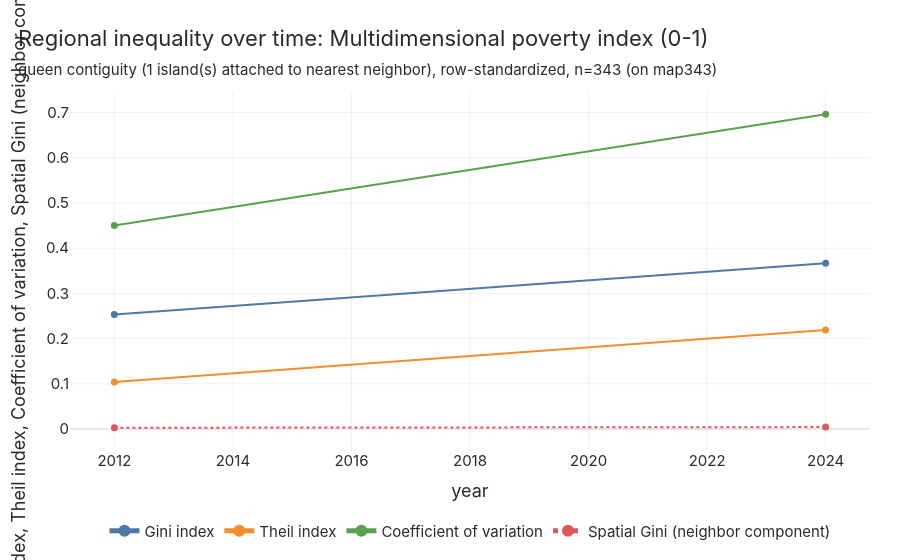

The notebook cell saved with this chart:
### Markdown cell above
## 4. Gini coefficient

The Gini coefficient (0 = equality, 1 = maximal inequality) is half the mean absolute difference between all pairs of municipalities, relative to the mean. `geo.inequality()` computes it in each year, with the Theil index and, on request, the coefficient of variation (`"cv"`: the standard deviation over the mean). `spatial=True` adds the spatial Gini of the next section, with 999 permutations.

### Code cell
ineq = geo.inequality(mpi, MPI, measures=("gini", "theil", "cv"), spatial=True, permutations=999)
ineq

### Figure 1 — Plotly figure (JSON) as saved in the notebook; plotly's stock layout.template omitted (floating-point values rounded to 4 significant figures)
{"data": [{"hovertemplate": "year = %{x}<br>Gini index = %{y:.4g}<extra></extra>", "line": {"color": "#4E79A7", "width": 2}, "marker": {"color": "#4E79A7", "size": 7}, "mode": "lines+markers", "name": "Gini index", "type": "scatter", "x": [2012, 2024], "y": [0.2535, 0.367]}, {"hovertemplate": "year = %{x}<br>Theil index = %{y:.4g}<extra></extra>", "line": {"color": "#F28E2B", "width": 2}, "marker": {"color": "#F28E2B", "size": 7}, "mode": "lines+markers", "name": "Theil index", "type": "scatter", "x": [2012, 2024], "y": [0.1039, 0.2192]}, {"hovertemplate": "year = %{x}<br>Coefficient of variation = %{y:.4g}<extra></extra>", "line": {"color": "#59A14F", "width": 2}, "marker": {"color": "#59A14F", "size": 7}, "mode": "lines+markers", "name": "Coefficient of variation", "type": "scatter", "x": [2012, 2024], "y": [0.4505, 0.6964]}, {"hovertemplate": "year = %{x}<br>Spatial Gini (neighbor component) = %{y:.4g}<extra></extra>", "line": {"color": "#E15759", "dash": "dot", "width": 2}, "marker": {"color": "#E15759", "size": 7}, "mode": "lines+markers", "name": "Spatial Gini (neighbor component)", "type": "scatter", "x": [2012, 2024], "y": [0.002886, 0.004282]}], "layout": {"legend": {"orientation": "h", "x": 0.5, "xanchor": "center", "y": -0.18, "yanchor": "top"}, "margin": {"b": 104, "t": 92}, "title": {"subtitle": {"text": "queen contiguity (1 island(s) attached to nearest neighbor), row-standardized, n=343 (on map343)"}, "text": "Regional inequality over time: Multidimensional poverty index (0-1)"}, "xaxis": {"anchor": "y", "domain": [0.0, 1.0], "title": {"text": "year"}}, "yaxis": {"anchor": "x", "domain": [0.0, 1.0], "title": {"text": "Gini index, Theil index, Coefficient of variation, Spatial Gini (neighbor component)"}}}}
